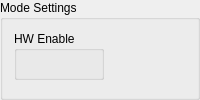
      <widget class="QGroupBox" name="groupBox_3">
       <property name="title">
        <string>Mode Settings</string>
       </property>
       <layout class="QGridLayout" name="gridLayout">
        <item row="0" column="2">
         <widget class="QGroupBox" name="groupBox_7">
          <property name="sizePolicy">
           <sizepolicy hsizetype="Fixed" vsizetype="Fixed">
            <horstretch>0</horstretch>
            <verstretch>0</verstretch>
           </sizepolicy>
          </property>
          <property name="title">
           <string>HW Enable</string>
          </property>
          <layout class="QVBoxLayout" name="verticalLayout_9">
           <property name="leftMargin">
            <number>13</number>
           </property>
           <property name="topMargin">
            <number>13</number>
           </property>
           <property name="rightMargin">
            <number>13</number>
           </property>
           <property name="bottomMargin">
            <number>13</number>
           </property>
           <item>
            <widget class="Toggle" name="toggle">
             <property name="signal_path" stdset="0">
              <string>ParameterQuery;ManageDIO;InvertHwEnable</string>
             </property>
             <property name="label_visible" stdset="0">
              <bool>false</bool>
             </property>
             <property name="tx" stdset="0">
              <bool>true</bool>
             </property>
            </widget>
           </item>
          </layout>
         </widget>
        </item>
        <item row="0" column="3">
         <widget class="CompoundToggle" name="compoundtoggle_5">
          <property name="box_title" stdset="0">
           <string>UPS Mode</string>
          </property>
          <property name="command_signal_path" stdset="0">
           <string>ParameterQuery;AfeConfigFlags;EnableUPSMode</string>
          </property>
          <property name="status_signal_path" stdset="0">
           <string>ParameterQuery;AfeConfigFlags;EnableUPSMode</string>
          </property>
         </widget>
        </item>
        <item row="1" column="2" colspan="2">
         <widget class="Led" name="led_39">
          <property name="signal_path" stdset="0">
           <string>StatusBits;HardwareEnable</string>
          </property>
          <property name="label_override" stdset="0">
           <string/>
          </property>
          <property name="label_visible" stdset="0">
           <bool>true</bool>
          </property>
         </widget>
        </item>
       </layout>
      </widget>
